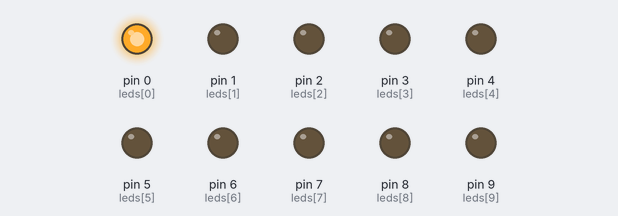
A sketch run on a simulated Arduino Uno, built with avr-gcc and run on an emulated ATmega328P. Parts: output pins drawn as LEDs (lit = HIGH).

Above: at 0.1 s.
Timing chart, 0 to 1.6 s (numbered marks = the images above):
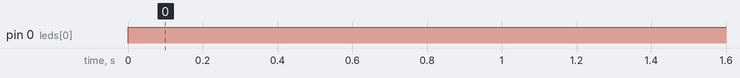

The sketch:

Q5_sh2.ino
```cpp
byte leds[10] = {0,1,2,3,4,5,6,7,8,9} ;
float t ;
void setup() {
  for (byte i=0 ; i<10 ;i++){
    pinMode(leds[i],OUTPUT) ;
  }

}

void loop() {
  t = analogRead(0) ;
  for (byte j=0 ; j<10 ;j++){
    digitalWrite(leds[j],HIGH) ;
    delay(t*1000) ;
    digitalWrite(leds[j],LOW) ;
  }

}
```

Measured:
- by itself, pin 0 (leds[0]): LOW → HIGH at 0.00 s
